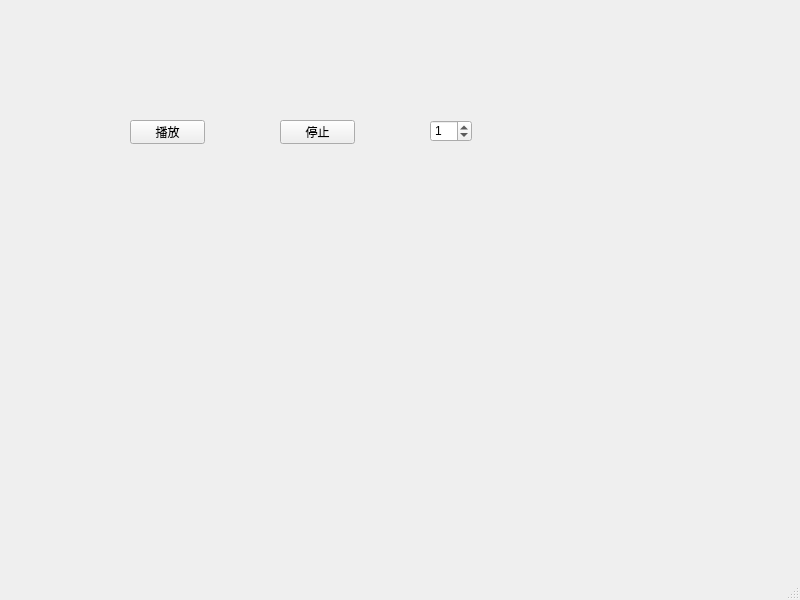
<?xml version="1.0" encoding="UTF-8"?>
<ui version="4.0">
 <class>MainWindow</class>
 <widget class="QMainWindow" name="MainWindow">
  <property name="geometry">
   <rect>
    <x>0</x>
    <y>0</y>
    <width>800</width>
    <height>600</height>
   </rect>
  </property>
  <property name="windowTitle">
   <string>MainWindow</string>
  </property>
  <widget class="QWidget" name="centralwidget">
   <widget class="QPushButton" name="pushButton">
    <property name="geometry">
     <rect>
      <x>130</x>
      <y>120</y>
      <width>75</width>
      <height>24</height>
     </rect>
    </property>
    <property name="text">
     <string>播放</string>
    </property>
   </widget>
   <widget class="QPushButton" name="pushButton_2">
    <property name="geometry">
     <rect>
      <x>280</x>
      <y>120</y>
      <width>75</width>
      <height>24</height>
     </rect>
    </property>
    <property name="text">
     <string>停止</string>
    </property>
   </widget>
   <widget class="QSpinBox" name="spinBox">
    <property name="geometry">
     <rect>
      <x>430</x>
      <y>120</y>
      <width>42</width>
      <height>22</height>
     </rect>
    </property>
    <property name="value">
     <number>1</number>
    </property>
   </widget>
  </widget>
  <widget class="QMenuBar" name="menubar">
   <property name="geometry">
    <rect>
     <x>0</x>
     <y>0</y>
     <width>800</width>
     <height>22</height>
    </rect>
   </property>
  </widget>
  <widget class="QStatusBar" name="statusbar"/>
 </widget>
 <resources/>
 <connections/>
</ui>
